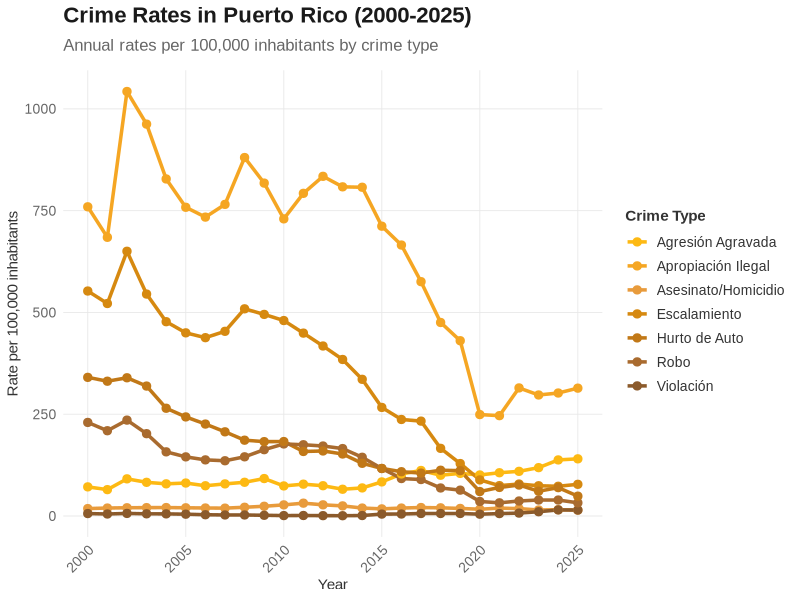
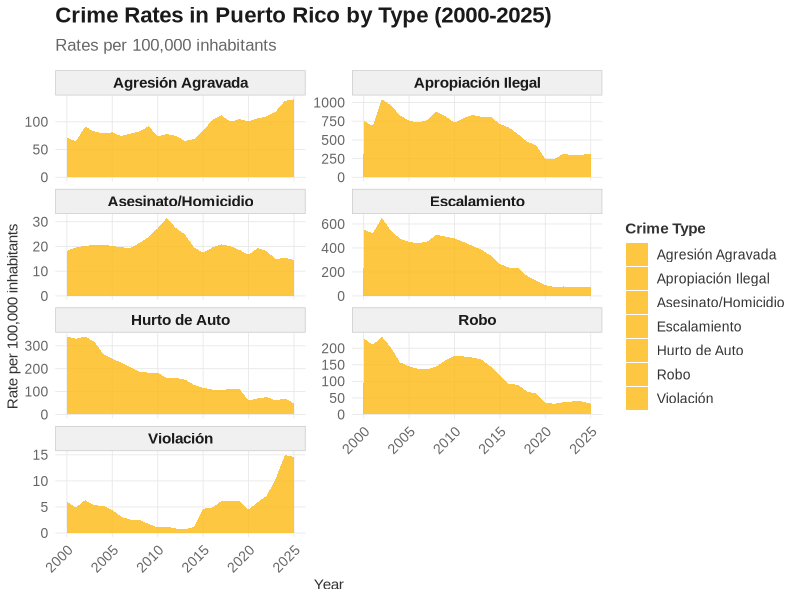
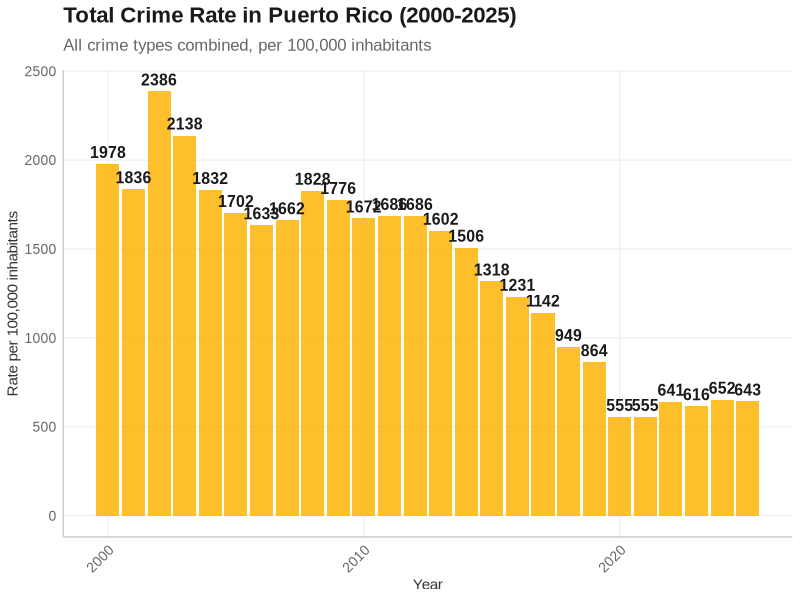
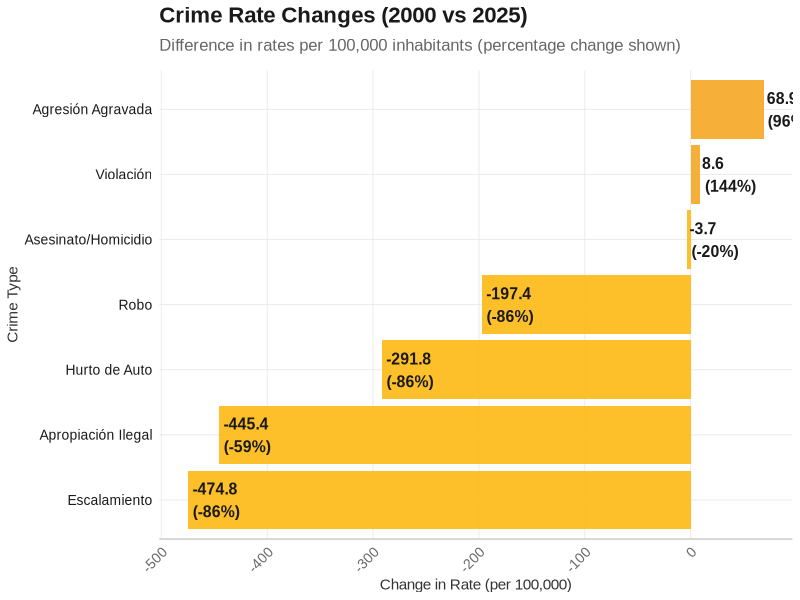
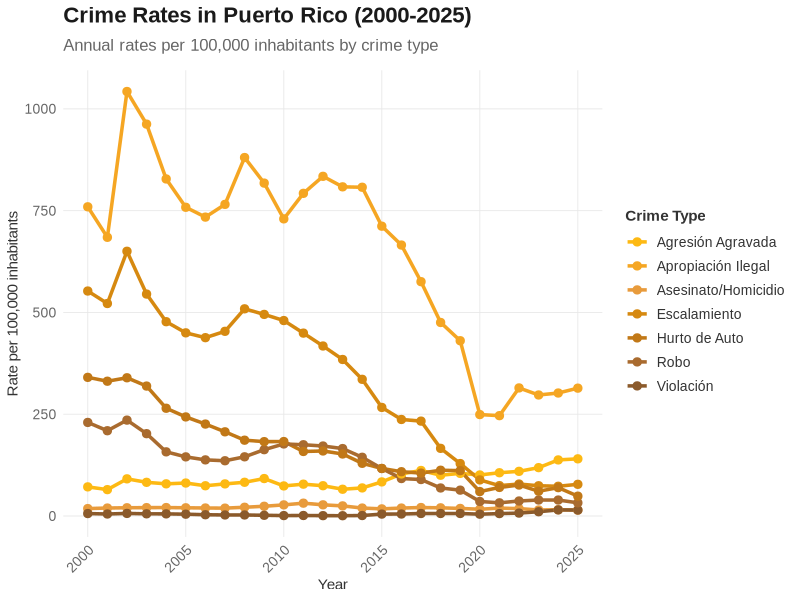
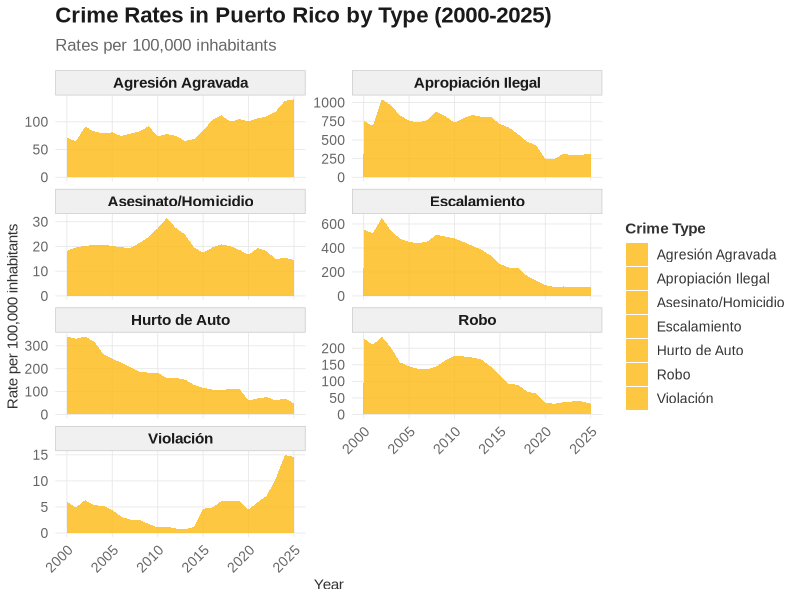
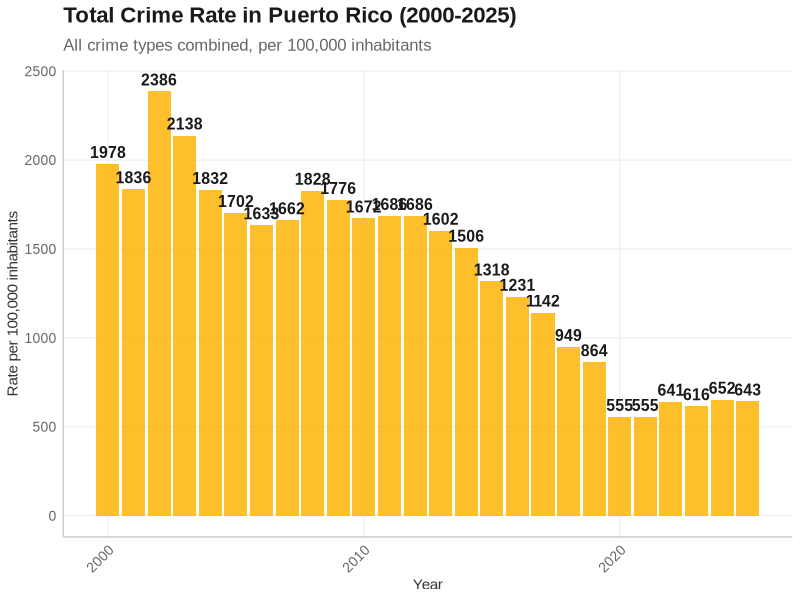
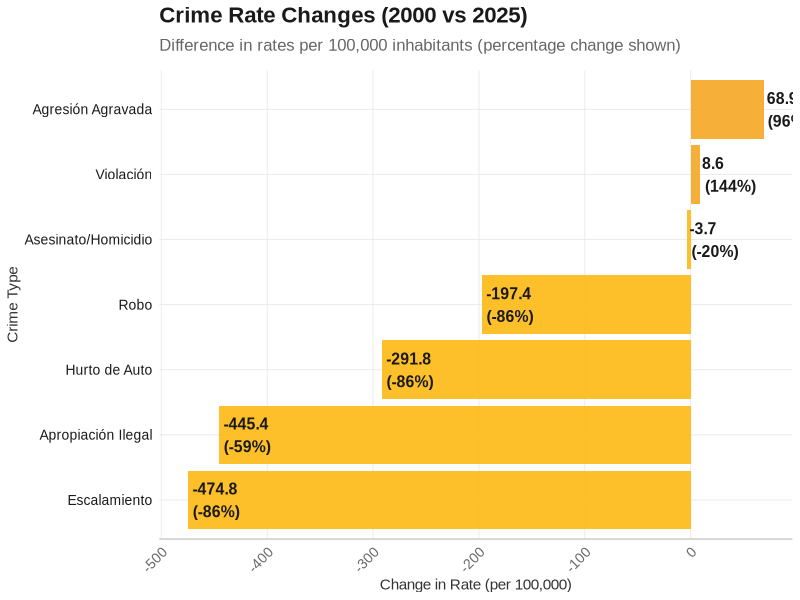

Generate these figures, in order, with R:
# Crime Analysis Script for Puerto Rico (2000-2025)
# Analyzes crime trends with rates per 100,000 inhabitants
# With professional styling (golden palette + clean typography)

library(tidyverse)
library(ggplot2)
library(readr)

# Load data
crimes <- read_csv("delitos_tipo_1_pr_annual_2000_2025.csv")
population <- read_csv("pr_population_annual_2000_2025.csv")

# Clean and prepare data
crimes_clean <- crimes %>%
  select(year, tipo_delito, count) %>%
  rename(crime_type = tipo_delito)

population_clean <- population %>%
  select(year, population)

# Merge datasets
crime_data <- crimes_clean %>%
  left_join(population_clean, by = "year") %>%
  mutate(rate_per_100k = (count / population) * 100000)

# View first few rows
head(crime_data)

# Summary statistics
crime_data %>%
  group_by(crime_type) %>%
  summarise(
    mean_count = mean(count, na.rm = TRUE),
    mean_rate = mean(rate_per_100k, na.rm = TRUE),
    min_year = min(year),
    max_year = max(year),
    .groups = 'drop'
  ) %>%
  arrange(desc(mean_rate))

# Define custom theme and color palette
theme_custom <- function() {
  theme_minimal() +
  theme(
    # Font styling
    text = element_text(family = "Arial", color = "#333333"),
    plot.title = element_text(size = 16, face = "bold", color = "#1a1a1a", margin = margin(b = 8)),
    plot.subtitle = element_text(size = 12, color = "#666666", margin = margin(b = 12)),
    axis.title = element_text(size = 11, color = "#333333"),
    axis.text = element_text(size = 10, color = "#666666"),
    axis.text.x = element_text(angle = 45, hjust = 1),
    legend.text = element_text(size = 10),
    legend.title = element_text(size = 11, face = "bold"),
    panel.grid.major = element_line(color = "#e8e8e8", linewidth = 0.3),
    panel.grid.minor = element_blank(),
    plot.background = element_rect(fill = "white", color = NA),
    panel.background = element_rect(fill = "white", color = NA)
  )
}

# Color palette (golden/orange tones)
golden_palette <- c(
  "#FDB913",  # Bright golden
  "#F5A623",  # Golden orange
  "#E89B3C",  # Medium golden
  "#D68910",  # Dark golden
  "#C17817",  # Burnt orange
  "#A96B2F",  # Darker burnt
  "#8B5A2B",  # Saddle brown
  "#6B4423"   # Dark brown
)

# --- VISUALIZATION 1: Crime Trends Over Time (Rates per 100,000) ---
p1 <- crime_data %>%
  ggplot(aes(x = year, y = rate_per_100k, color = crime_type, linetype = crime_type)) +
  geom_line(linewidth = 1.2) +
  geom_point(size = 2.5) +
  scale_color_manual(values = golden_palette) +
  scale_linetype_manual(values = c("solid", "solid", "solid", "solid", "solid", "solid", "solid")) +
  theme_custom() +
  labs(
    title = "Crime Rates in Puerto Rico (2000-2025)",
    subtitle = "Annual rates per 100,000 inhabitants by crime type",
    x = "Year",
    y = "Rate per 100,000 inhabitants",
    color = "Crime Type",
    linetype = "Crime Type"
  )

print(p1)
ggsave("crime_rates_trends.png", plot = p1, width = 14, height = 8, dpi = 300, bg = "white")

# --- VISUALIZATION 2: Faceted Plot by Crime Type ---
p2 <- crime_data %>%
  ggplot(aes(x = year, y = rate_per_100k, fill = crime_type)) +
  geom_area(alpha = 0.8, color = NA) +
  facet_wrap(~ crime_type, scales = "free_y", ncol = 2) +
  scale_fill_manual(values = rep("#FDB913", 7)) +
  theme_custom() +
  theme(
    strip.text = element_text(size = 11, face = "bold", color = "#1a1a1a"),
    strip.background = element_rect(fill = "#f0f0f0", color = "#cccccc")
  ) +
  labs(
    title = "Crime Rates in Puerto Rico by Type (2000-2025)",
    subtitle = "Rates per 100,000 inhabitants",
    x = "Year",
    y = "Rate per 100,000 inhabitants",
    fill = "Crime Type"
  )

print(p2)
ggsave("crime_rates_faceted.png", plot = p2, width = 14, height = 10, dpi = 300, bg = "white")

# --- VISUALIZATION 3: Total Crime Rate Over Time ---
p3 <- crime_data %>%
  group_by(year, population) %>%
  summarise(total_count = sum(count, na.rm = TRUE), .groups = 'drop') %>%
  mutate(total_rate = (total_count / population) * 100000) %>%
  ggplot(aes(x = year, y = total_rate)) +
  geom_col(fill = "#FDB913", color = NA, alpha = 0.9) +
  geom_text(aes(label = round(total_rate, 0)), vjust = -0.5, size = 4, color = "#1a1a1a", family = "Arial", fontface = "bold") +
  theme_custom() +
  theme(
    axis.line.x = element_line(color = "#cccccc", linewidth = 0.5),
    axis.line.y = element_line(color = "#cccccc", linewidth = 0.5)
  ) +
  labs(
    title = "Total Crime Rate in Puerto Rico (2000-2025)",
    subtitle = "All crime types combined, per 100,000 inhabitants",
    x = "Year",
    y = "Rate per 100,000 inhabitants"
  )

print(p3)
ggsave("total_crime_rate.png", plot = p3, width = 14, height = 8, dpi = 300, bg = "white")

# --- VISUALIZATION 4: Comparison of Crime Rates (Start vs End) ---
start_end_comparison <- crime_data %>%
  filter(year %in% c(2000, 2025)) %>%
  select(year, crime_type, rate_per_100k) %>%
  pivot_wider(names_from = year, values_from = rate_per_100k) %>%
  rename(year_2000 = `2000`, year_2025 = `2025`) %>%
  mutate(change = year_2025 - year_2000,
         pct_change = ((year_2025 - year_2000) / year_2000) * 100) %>%
  arrange(desc(abs(change)))

p4 <- start_end_comparison %>%
  ggplot(aes(x = reorder(crime_type, change), y = change)) +
  geom_col(aes(fill = ifelse(change > 0, "#F5A623", "#FDB913")), color = NA, alpha = 0.9) +
  geom_text(aes(label = paste0(round(change, 1), "\n(", round(pct_change, 0), "%)")), 
            hjust = -0.1, size = 4, color = "#1a1a1a", family = "Arial", fontface = "bold") +
  coord_flip() +
  scale_fill_identity() +
  theme_custom() +
  theme(
    axis.text.y = element_text(color = "#1a1a1a"),
    axis.line.x = element_line(color = "#cccccc", linewidth = 0.5)
  ) +
  labs(
    title = "Crime Rate Changes (2000 vs 2025)",
    subtitle = "Difference in rates per 100,000 inhabitants (percentage change shown)",
    x = "Crime Type",
    y = "Change in Rate (per 100,000)"
  )

print(p4)
ggsave("crime_rate_changes.png", plot = p4, width = 12, height = 8, dpi = 300, bg = "white")

# Print comparison table
cat("\n=== CRIME RATE COMPARISON (2000 vs 2025) ===\n")
print(start_end_comparison, n = Inf)
